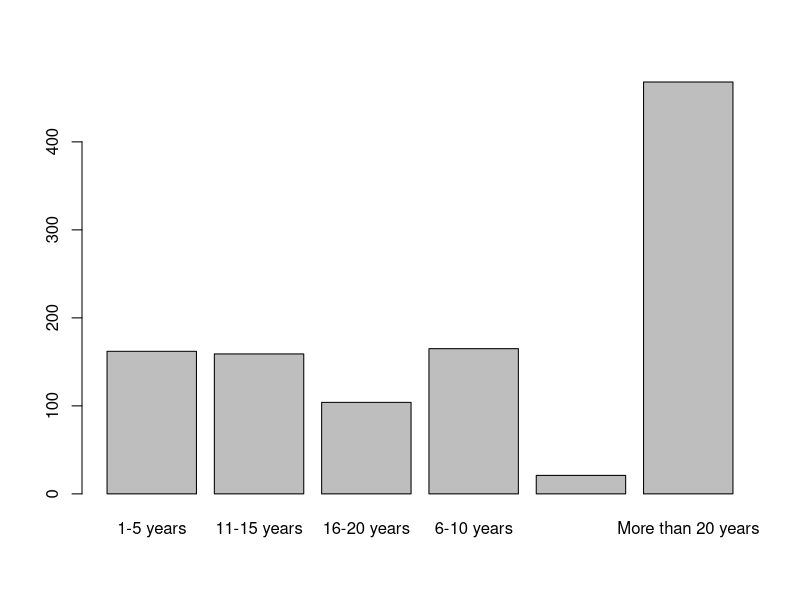
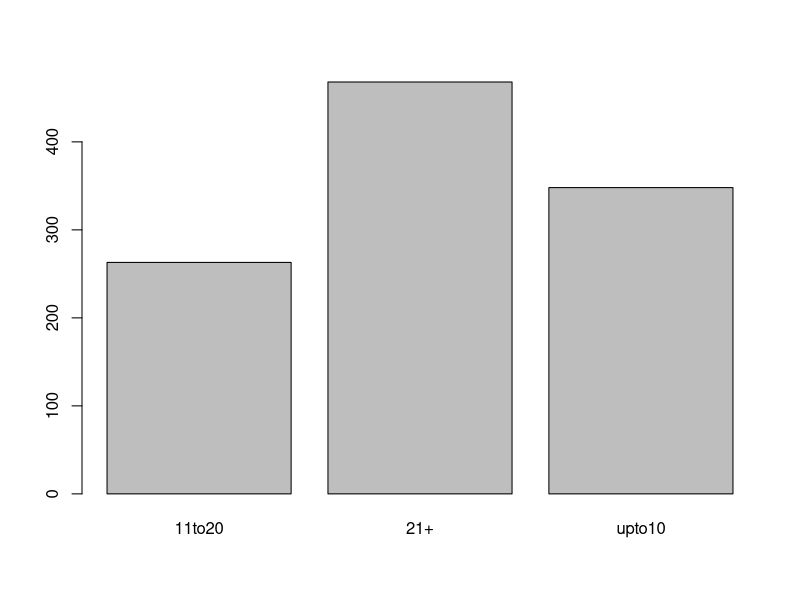
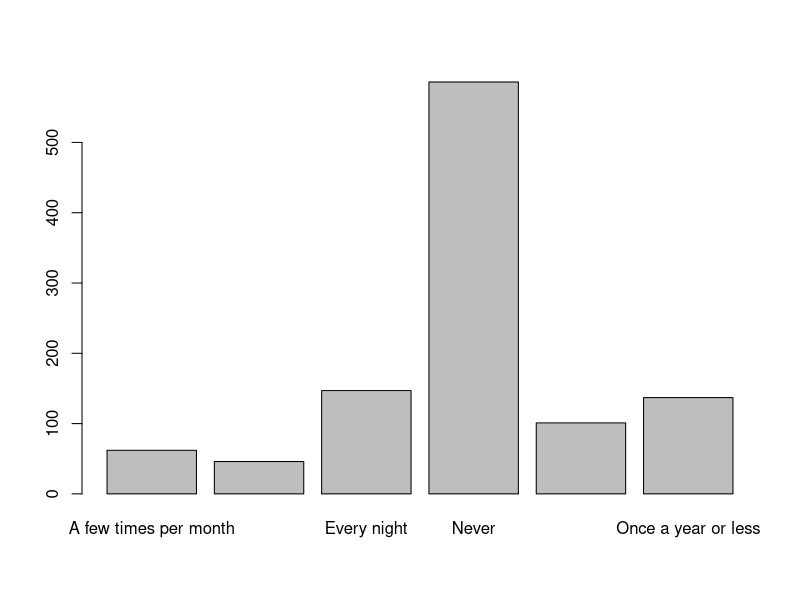
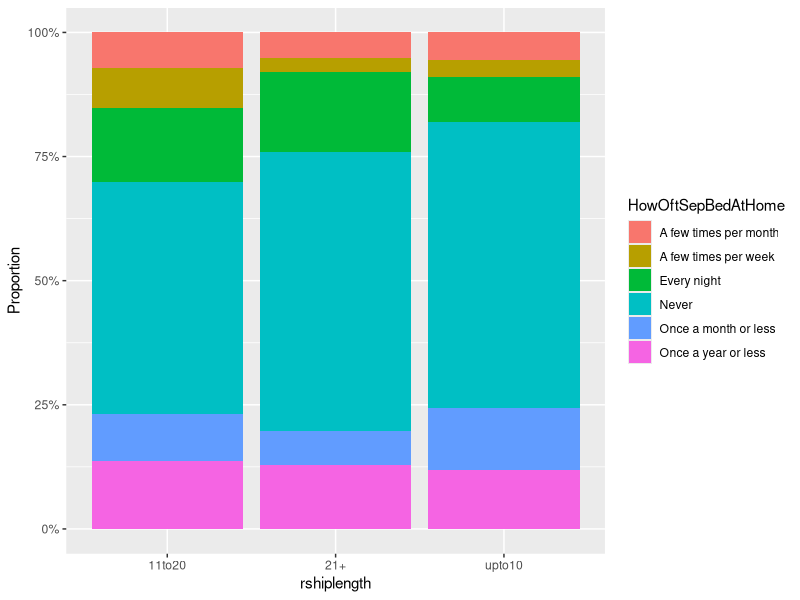

Write R code to recreate these figures, in order.
library(readr)
library(ggplot2)
df <- read_csv("sleeping-alone-data.csv")
df<-df[-1,]
names(df)[3] <- "CurrStatus"            
names(df)[4] <- "HowLong"
names(df)[5] <- "HowOftSepBedAtHome"
names(df)[6] <- "WhereSleep"    
names(df)[8] <- "WhereSleepPartner"
names(df)[10]<-"WhySeparateBeds"
names(df)[21]<-"WhenFirstSepBeds"
names(df)[22]<-"SepBedsHelpKeepTogetherYN"
names(df)[23]<-"SleepBetterSeparateYN"    
names(df)[24]<-"SexBetterSeparateBedsYN"
colnames(df)
unique(df$HowLong)
barplot(table(na.omit(df$HowLong)))
df$rshiplength <- ifelse(df$HowLong %in% c("Less than 1 year", "1-5 years", "6-10 years"), "upto10",
                    ifelse(df$HowLong %in% c("11-15 years", "16-20 years"), "11to20", 
                          ifelse(df$HowLong == "More than 20 years", "21+", NA)))
barplot(table(na.omit(df$rshiplength)))
unique(na.omit(df$HowOftSepBedAtHome))
HowOftSepBedAtHomeTbl<-table(na.omit(df$HowOftSepBedAtHome))
barplot(HowOftSepBedAtHomeTbl)
sepBedRShipLengthTbl<-table(df$HowOftSepBedAtHome, df$rshiplength)

#create another dataframe from df containing only rshiplength and HowOftSepBedAtHome excluding all NAs
df2 <- df[!is.na(df$HowOftSepBedAtHome) & !is.na(df$rshiplength), c("rshiplength", "HowOftSepBedAtHome")]

ggplot(df2, aes(x = rshiplength, fill = HowOftSepBedAtHome)) +
  geom_bar(position = "fill") +
  ylab("Proportion") +
  scale_y_continuous(labels = scales::percent)

# Analysis of WhereSleep
# show the distribution of WhereSleep
unique(na.omit(df$WhereSleep))
WhereSleepTbl<-table(na.omit(df$WhereSleep))
